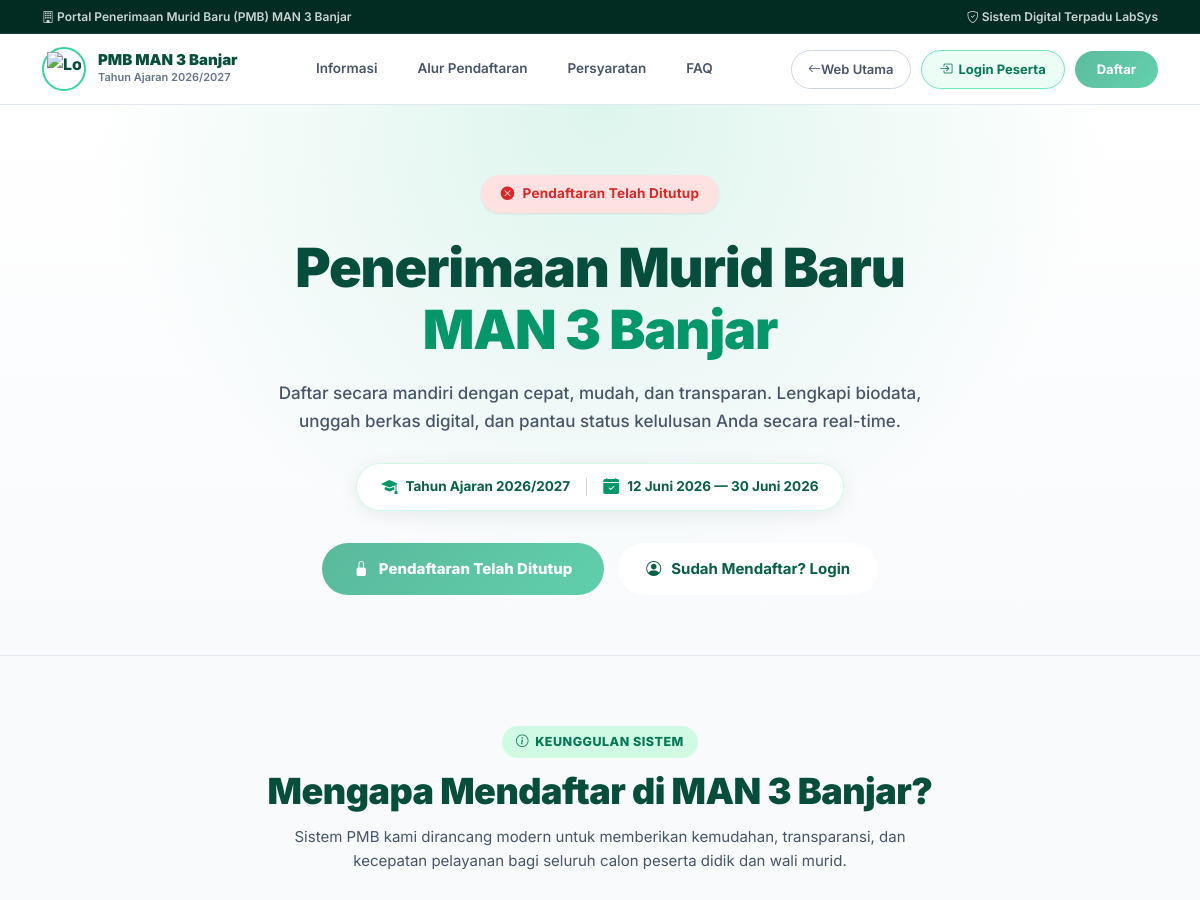
The page /index.php/ppdb (upper part) on the database as committed earlier.
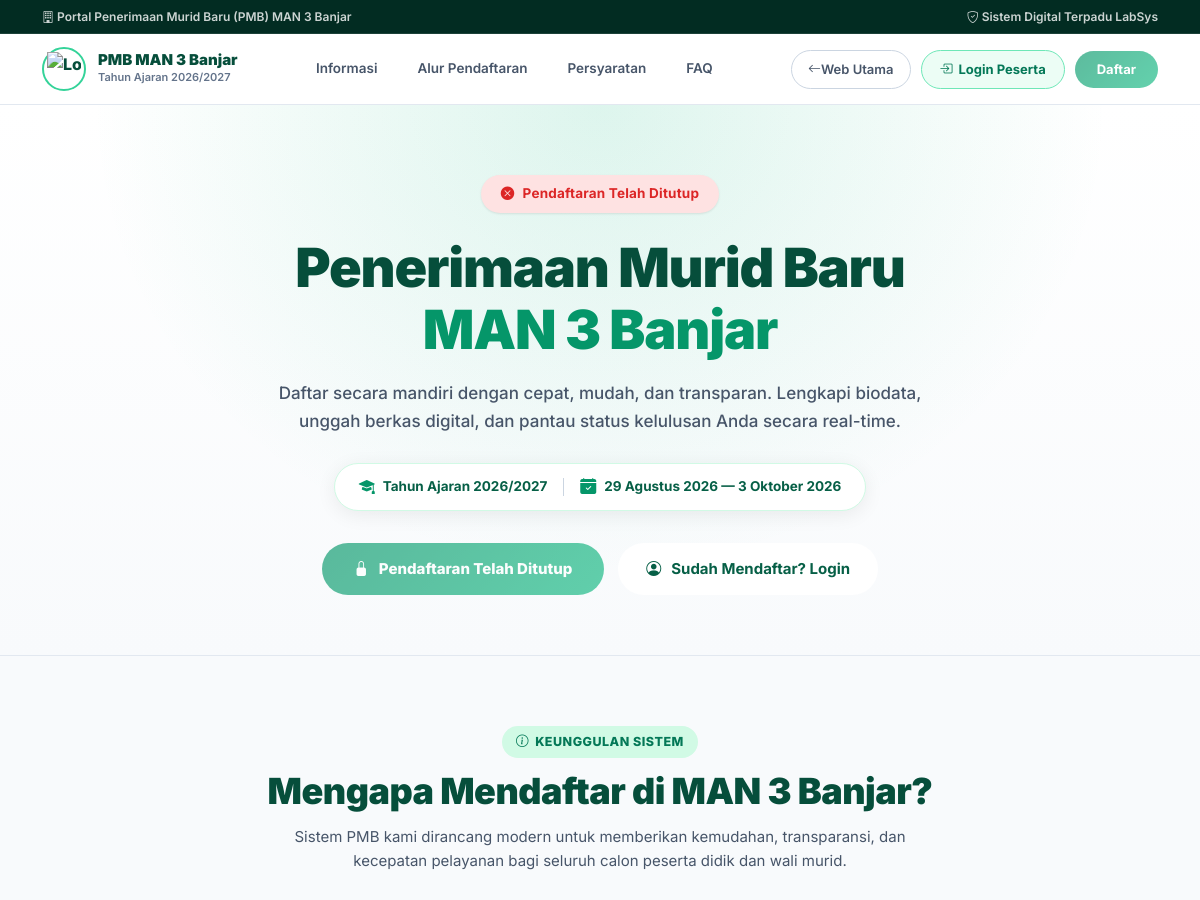
The same page on the database as committed later.
### tables this page shows
CREATE TABLE `settings` (
  `id` int(11) NOT NULL AUTO_INCREMENT,
  `tahun_ajaran` varchar(20) DEFAULT NULL,
  `status_ppdb` varchar(20) DEFAULT 'Dibuka',
  `tanggal_mulai` date DEFAULT NULL,
  `tanggal_selesai` date DEFAULT NULL,
  `pengumuman_ppdb` text DEFAULT NULL,
  `semester_aktif` enum('Ganjil','Genap') DEFAULT 'Ganjil',
  `mode_pjj` tinyint(1) DEFAULT 0,
  `mode_pjj_keterangan` varchar(255) DEFAULT NULL,
  `mode_pjj_tanggal` date DEFAULT NULL,
  `tanggal_update` datetime DEFAULT current_timestamp(),
  `kepala_madrasah_ptk_id` int(11) DEFAULT NULL,
  `nama_ppdb` varchar(50) DEFAULT 'PPDB',
  `pamflet_ppdb` varchar(255) DEFAULT NULL,
  `persyaratan_ppdb` text DEFAULT NULL,
  `judul_panjang_ppdb` varchar(150) DEFAULT 'Penerimaan Murid Baru',
  `default_tanggal_tes` date DEFAULT NULL,
  `default_jam_tes` varchar(50) DEFAULT '08:00 - 11.30 WITA',
  `default_ruang_tes` varchar(100) DEFAULT 'Kampus MAN 3 Banjar',
  `materi_tes_info` text DEFAULT NULL,
  `kop_instansi_pembina` varchar(255) DEFAULT 'KEMENTERIAN AGAMA REPUBLIK INDONESIA',
  `kop_satuan_kerja` varchar(255) DEFAULT 'KANTOR KEMENTERIAN AGAMA KABUPATEN BANJAR',
  `kop_nama_madrasah` varchar(255) DEFAULT 'MADRASAH ALIYAH NEGERI 3 BANJAR',
  `kop_alamat` text DEFAULT NULL,
  `kop_kontak` varchar(255) DEFAULT NULL,
  `kop_logo` varchar(255) DEFAULT NULL,
  `emis_spreadsheet_url` varchar(255) DEFAULT NULL,
  `pin_zi` varchar(20) DEFAULT '123456',
  PRIMARY KEY (`id`)
);

### application/controllers/Ppdb.php (called while the page is built, shortened)
<?php
class Ppdb extends CI_Controller {
    private function get_nama_ppdb() {
        $settings = $this->db->get('settings')->row();
        return (isset($settings->nama_ppdb) && $settings->nama_ppdb) ? $settings->nama_ppdb : 'PPDB';
    }
    public function index(){
        $data['settings'] = $this->db->get('settings')->row();
        $data['profil_website'] = $this->db->limit(1)->get('website_profil')->row();
        $data['nama_ppdb'] = $this->get_nama_ppdb();
        $this->load->view('public/ppdb', $data);
    }
}

### index.php (called while the page is built, shortened)
<?php
require_once BASEPATH.'core/CodeIgniter.php';

### application/helpers/tanggal_helper.php (called while the page is built, shortened)
<?php
function tanggal_indo($tanggal){
    $bulan = [
        1 => 'Januari',
        2 => 'Februari',
        3 => 'Maret',
        4 => 'April',
        5 => 'Mei',
        6 => 'Juni',
        7 => 'Juli',
        8 => 'Agustus',
        9 => 'September',
        10 => 'Oktober',
        11 => 'November',
        12 => 'Desember'
    ];
    $pecah = explode('-', $tanggal);
    return intval($pecah[2]).' '.$bulan[intval($pecah[1])].' '.$pecah[0];
}

### application/views/public/ppdb.php (the view, shortened to what this page needs)
<!DOCTYPE html>
<html lang="id">
<head>
<link href="https://cdn.jsdelivr.net/npm/bootstrap@5.3.0/dist/css/bootstrap.min.css" rel="stylesheet">
<link href="https://cdn.jsdelivr.net/npm/bootstrap-icons@1.11.3/font/bootstrap-icons.min.css" rel="stylesheet">
<?php
$nama          = htmlspecialchars($nama_ppdb ?? 'PMB');
$judul_panjang = !empty($settings->judul_panjang_ppdb) ? htmlspecialchars($settings->judul_panjang_ppdb) : ($nama == 'PMB' ? 'Penerimaan Murid Baru' : 'Penerimaan Peserta Didik Baru');
$ta            = isset($settings->tahun_ajaran) ? htmlspecialchars($settings->tahun_ajaran) : date('Y').'/'.(date('Y')+1);
$tgl_mulai     = $settings->tanggal_mulai ?? '';
$tgl_selesai   = $settings->tanggal_selesai ?? '';
$today         = date('Y-m-d');
$nama_madrasah = !empty($profil_website->nama_madrasah) ? $profil_website->nama_madrasah : 'MAN 3 Banjar';
$is_open        = true;
$status_label   = 'Pendaftaran Sedang Dibuka';
$status_color   = '#16a34a';
$status_bg      = '#dcfce7';
$status_icon    = 'bi-check-circle-fill';
if(!empty($tgl_mulai) && $today < $tgl_mulai) {
    $is_open        = false;
    $countdown_date = $tgl_mulai;
    $status_label   = 'Pendaftaran Segera Dibuka';
    $status_color   = '#d97706';
    $status_bg      = '#fef3c7';
    $status_icon    = 'bi-clock-fill';
} elseif(!empty($tgl_selesai) && $today > $tgl_selesai) {
    $is_open        = false;
    $status_label   = 'Pendaftaran Telah Ditutup';
    $status_color   = '#dc2626';
    $status_bg      = '#fee2e2';
    $status_icon    = 'bi-x-circle-fill';
}
?>
</head>
<body>
<div class="ppdb-topbar">
    <div class="container ppdb-topbar-inner">
        <span><i class="bi bi-building"></i> Portal <?= $judul_panjang ?> (<?= $nama ?>) <?= $nama_madrasah ?></span>
        <span class="d-none d-md-inline"><i class="bi bi-shield-check"></i> Sistem Digital Terpadu LabSys</span>
    </div>
</div>
<nav class="ppdb-nav" id="mainNav">
    <div class="container ppdb-nav-container">
        <a href="<?= base_url() ?>" class="nav-brand">
            <div class="nav-brand-logo">
                <img src="<?= base_url('assets/img/logo-madrasah.png') ?>" alt="Logo <?= $nama_madrasah ?>" onerror="this.src='https://cdn-icons-png.flaticon.com/512/2997/2997295.png'">
            </div>
            <div class="nav-brand-text">
                <strong><?= $nama ?> <?= $nama_madrasah ?></strong>
                <small>Tahun Ajaran <?= $ta ?></small>
            </div>
        </a>
        <div class="nav-links">
            <a href="#informasi">Informasi</a>
            <a href="#alur">Alur Pendaftaran</a>
            <a href="#persyaratan">Persyaratan</a>
            <a href="#faq">FAQ</a>
        </div>
        <div class="nav-cta">
            <a href="<?= base_url() ?>" class="btn-nav-back d-none d-md-inline-flex">
                <i class="bi bi-arrow-left"></i> Web Utama
            </a>
            <a href="<?= base_url('ppdb/login') ?>" class="btn-nav-login">
                <i class="bi bi-box-arrow-in-right"></i> <span>Login Peserta</span>
            </a>
            <?php if($is_open): ?>
                <button type="button" class="btn-nav-daftar" data-bs-toggle="modal" data-bs-target="#modalDaftarPpdb">
                    <i class="bi bi-pencil-square"></i> Daftar
                </button>
            <?php else: ?>
                <button type="button" class="btn-nav-daftar disabled" disabled>Daftar</button>
            <?php endif; ?>
        </div>
    </div>
</nav>
<header class="hero">
    <div class="container">
        <div class="hero-status" style="background: <?= $status_bg ?>; color: <?= $status_color ?>;">
            <i class="bi <?= $status_icon ?>"></i> <?= $status_label ?>
        </div>
        <h1><?= $judul_panjang ?><br><span><?= $nama_madrasah ?></span></h1>
        <p class="hero-sub">
            Daftar secara mandiri dengan cepat, mudah, dan transparan. Lengkapi biodata, unggah berkas digital, dan pantau status kelulusan Anda secara real-time.
        </p>
        <div class="hero-info-bar">
            <div class="hero-info-item">
                <i class="bi bi-mortarboard-fill"></i> Tahun Ajaran <?= $ta ?>
            </div>
            <?php if(!empty($tgl_mulai) && !empty($tgl_selesai)): ?>
                <div class="hero-info-item">
                    <i class="bi bi-calendar-check-fill"></i> <?= function_exists('tanggal_indo') ? tanggal_indo($tgl_mulai) : $tgl_mulai ?> — <?= function_exists('tanggal_indo') ? tanggal_indo($tgl_selesai) : $tgl_selesai ?>
                </div>
            <?php endif; ?>
        </div>
        <div class="hero-actions">
            <?php if($is_open): ?>
                <button type="button" class="btn-hero-main" data-bs-toggle="modal" data-bs-target="#modalDaftarPpdb">
                    <i class="bi bi-pencil-square"></i> Daftar Sekarang
                </button>
            <?php else: ?>
                <button type="button" class="btn-hero-main disabled" disabled>
                    <i class="bi bi-lock-fill"></i> <?= $status_label ?>
                </button>
            <?php endif; ?>
            <a href="<?= base_url('ppdb/login') ?>" class="btn-hero-soft">
                <i class="bi bi-person-circle"></i> Sudah Mendaftar? Login
            </a>
        </div>
    </div>
</header>
<section class="section section-alt" id="informasi">
    <div class="container">
        <div class="section-head">
            <div class="section-tag"><i class="bi bi-info-circle"></i> Keunggulan Sistem</div>
            <h2>Mengapa Mendaftar di <?= $nama_madrasah ?>?</h2>
            <p>Sistem <?= $nama ?> kami dirancang modern untuk memberikan kemudahan, transparansi, dan kecepatan pelayanan bagi seluruh calon peserta didik dan wali murid.</p>
        </div>
    </div>
</section>
</body>
</html>

Rows that differ between the two databases and show on the page:
changed settings "Penerimaan Murid Baru": tanggal_mulai "12 Juni 2026" → "29 Agustus 2026"; tanggal_selesai "30 Juni 2026" → "3 Oktober 2026"
